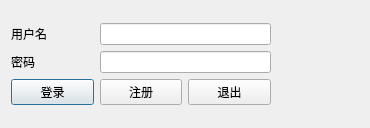
<?xml version="1.0" encoding="UTF-8"?>
<ui version="4.0">
 <class>LoginDialog</class>
 <widget class="QDialog" name="LoginDialog">
  <property name="geometry">
   <rect>
    <x>0</x>
    <y>0</y>
    <width>370</width>
    <height>128</height>
   </rect>
  </property>
  <property name="windowTitle">
   <string>Dialog</string>
  </property>
  <layout class="QGridLayout" name="gridLayout_2">
   <item row="0" column="0">
    <layout class="QGridLayout" name="gridLayout">
     <item row="0" column="0">
      <widget class="QLabel" name="label">
       <property name="text">
        <string>用户名</string>
       </property>
      </widget>
     </item>
     <item row="0" column="1" colspan="2">
      <widget class="QLineEdit" name="lineEditUser"/>
     </item>
     <item row="1" column="0">
      <widget class="QLabel" name="label_2">
       <property name="text">
        <string>密码</string>
       </property>
      </widget>
     </item>
     <item row="1" column="1" colspan="2">
      <widget class="QLineEdit" name="lineEditPwd">
       <property name="echoMode">
        <enum>QLineEdit::EchoMode::Password</enum>
       </property>
      </widget>
     </item>
     <item row="2" column="0">
      <widget class="QPushButton" name="btnLogin">
       <property name="text">
        <string>登录</string>
       </property>
      </widget>
     </item>
     <item row="2" column="1">
      <widget class="QPushButton" name="btnReg">
       <property name="text">
        <string>注册</string>
       </property>
      </widget>
     </item>
     <item row="2" column="2">
      <widget class="QPushButton" name="btnQuit">
       <property name="text">
        <string>退出</string>
       </property>
      </widget>
     </item>
     <item row="2" column="3">
      <widget class="QLabel" name="labelConnStatus">
       <property name="text">
        <string/>
       </property>
      </widget>
     </item>
    </layout>
   </item>
  </layout>
 </widget>
 <resources/>
 <connections/>
</ui>
